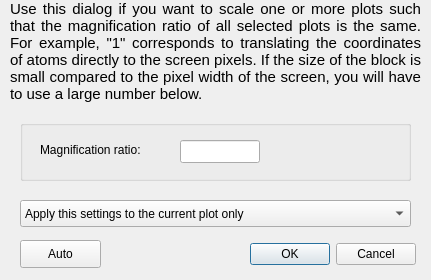
<?xml version="1.0" encoding="UTF-8"?>
<ui version="4.0">
 <class>DScalePos</class>
 <widget class="QDialog" name="DScalePos">
  <property name="geometry">
   <rect>
    <x>0</x>
    <y>0</y>
    <width>431</width>
    <height>280</height>
   </rect>
  </property>
  <property name="windowTitle">
   <string>Scale atomic positions</string>
  </property>
  <widget class="QLabel" name="textLabel6">
   <property name="geometry">
    <rect>
     <x>10</x>
     <y>0</y>
     <width>411</width>
     <height>131</height>
    </rect>
   </property>
   <property name="frameShape">
    <enum>QFrame::NoFrame</enum>
   </property>
   <property name="frameShadow">
    <enum>QFrame::Plain</enum>
   </property>
   <property name="text">
    <string>&lt;!DOCTYPE HTML PUBLIC &quot;-//W3C//DTD HTML 4.0//EN&quot; &quot;http://www.w3.org/TR/REC-html40/strict.dtd&quot;&gt;
&lt;html&gt;&lt;head&gt;&lt;meta name=&quot;qrichtext&quot; content=&quot;1&quot; /&gt;&lt;style type=&quot;text/css&quot;&gt;
p, li { white-space: pre-wrap; }
&lt;/style&gt;&lt;/head&gt;&lt;body style=&quot; font-family:'Ubuntu'; font-size:11pt; font-weight:400; font-style:normal;&quot;&gt;
&lt;p align=&quot;justify&quot; style=&quot; margin-top:0px; margin-bottom:0px; margin-left:0px; margin-right:0px; -qt-block-indent:0; text-indent:0px;&quot;&gt;Use this dialog if you want to scale one or more plots such that the magnification ratio of all selected plots is the same. For example, &amp;quot;1&amp;quot; corresponds to translating the coordinates of atoms directly to the screen pixels. If the size of the block is small compared to the pixel width of the screen, you will have to use a large number below.&lt;/p&gt;&lt;/body&gt;&lt;/html&gt;</string>
   </property>
   <property name="textFormat">
    <enum>Qt::RichText</enum>
   </property>
   <property name="alignment">
    <set>Qt::AlignLeading|Qt::AlignLeft|Qt::AlignTop</set>
   </property>
   <property name="wordWrap">
    <bool>true</bool>
   </property>
   <property name="margin">
    <number>5</number>
   </property>
  </widget>
  <widget class="QComboBox" name="applyHow">
   <property name="geometry">
    <rect>
     <x>20</x>
     <y>200</y>
     <width>391</width>
     <height>27</height>
    </rect>
   </property>
   <item>
    <property name="text">
     <string>Apply this settings to the current plot only</string>
    </property>
   </item>
   <item>
    <property name="text">
     <string>Apply this settings to all selected plots</string>
    </property>
   </item>
  </widget>
  <widget class="QDialogButtonBox" name="buttonBox">
   <property name="geometry">
    <rect>
     <x>240</x>
     <y>240</y>
     <width>176</width>
     <height>28</height>
    </rect>
   </property>
   <property name="standardButtons">
    <set>QDialogButtonBox::Cancel|QDialogButtonBox::Ok</set>
   </property>
  </widget>
  <widget class="QPushButton" name="btAuto">
   <property name="geometry">
    <rect>
     <x>20</x>
     <y>240</y>
     <width>81</width>
     <height>28</height>
    </rect>
   </property>
   <property name="text">
    <string>Auto</string>
   </property>
  </widget>
  <widget class="QGroupBox" name="groupBox">
   <property name="geometry">
    <rect>
     <x>20</x>
     <y>120</y>
     <width>391</width>
     <height>61</height>
    </rect>
   </property>
   <property name="title">
    <string/>
   </property>
   <widget class="QLabel" name="textLabel1">
    <property name="geometry">
     <rect>
      <x>20</x>
      <y>20</y>
      <width>130</width>
      <height>20</height>
     </rect>
    </property>
    <property name="text">
     <string>Magnification ratio:</string>
    </property>
    <property name="wordWrap">
     <bool>false</bool>
    </property>
   </widget>
   <widget class="QLineEdit" name="magRatio">
    <property name="geometry">
     <rect>
      <x>160</x>
      <y>20</y>
      <width>80</width>
      <height>23</height>
     </rect>
    </property>
   </widget>
  </widget>
 </widget>
 <layoutdefault spacing="6" margin="11"/>
 <tabstops>
  <tabstop>magRatio</tabstop>
  <tabstop>applyHow</tabstop>
  <tabstop>btAuto</tabstop>
  <tabstop>buttonBox</tabstop>
 </tabstops>
 <resources/>
 <connections>
  <connection>
   <sender>buttonBox</sender>
   <signal>accepted()</signal>
   <receiver>DScalePos</receiver>
   <slot>accept()</slot>
   <hints>
    <hint type="sourcelabel">
     <x>277</x>
     <y>243</y>
    </hint>
    <hint type="destinationlabel">
     <x>194</x>
     <y>135</y>
    </hint>
   </hints>
  </connection>
  <connection>
   <sender>buttonBox</sender>
   <signal>rejected()</signal>
   <receiver>DScalePos</receiver>
   <slot>reject()</slot>
   <hints>
    <hint type="sourcelabel">
     <x>277</x>
     <y>243</y>
    </hint>
    <hint type="destinationlabel">
     <x>194</x>
     <y>135</y>
    </hint>
   </hints>
  </connection>
 </connections>
</ui>
